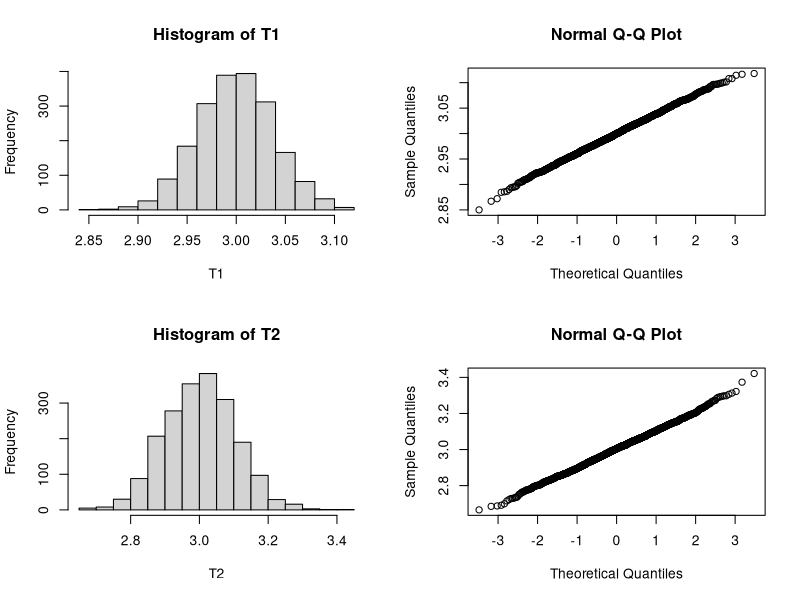

The R source for this figure:
lambda=3;
n=c(1000,1500,2000);
eps=0.1;
est_prob_T1=est_prob_T2=0
for (i in 1:length(n)) {
  data=rpois(n[i]*n[i],lambda)
  x=matrix(data,n[i],n[i])
  T1=apply(x,1,mean)
  T2=apply(x,1,var)
  A1=abs(T1-lambda)<eps
  A2=abs(T2-lambda)<eps
  est_prob_T1[i]=mean(A1)
  est_prob_T2[i]=mean(A2)
  
  
}
cbind(n,est_prob_T1,est_prob_T2)
par(mfrow=c(2,2))
hist(T1);qqnorm(T1)
hist(T2);qqnorm(T2)